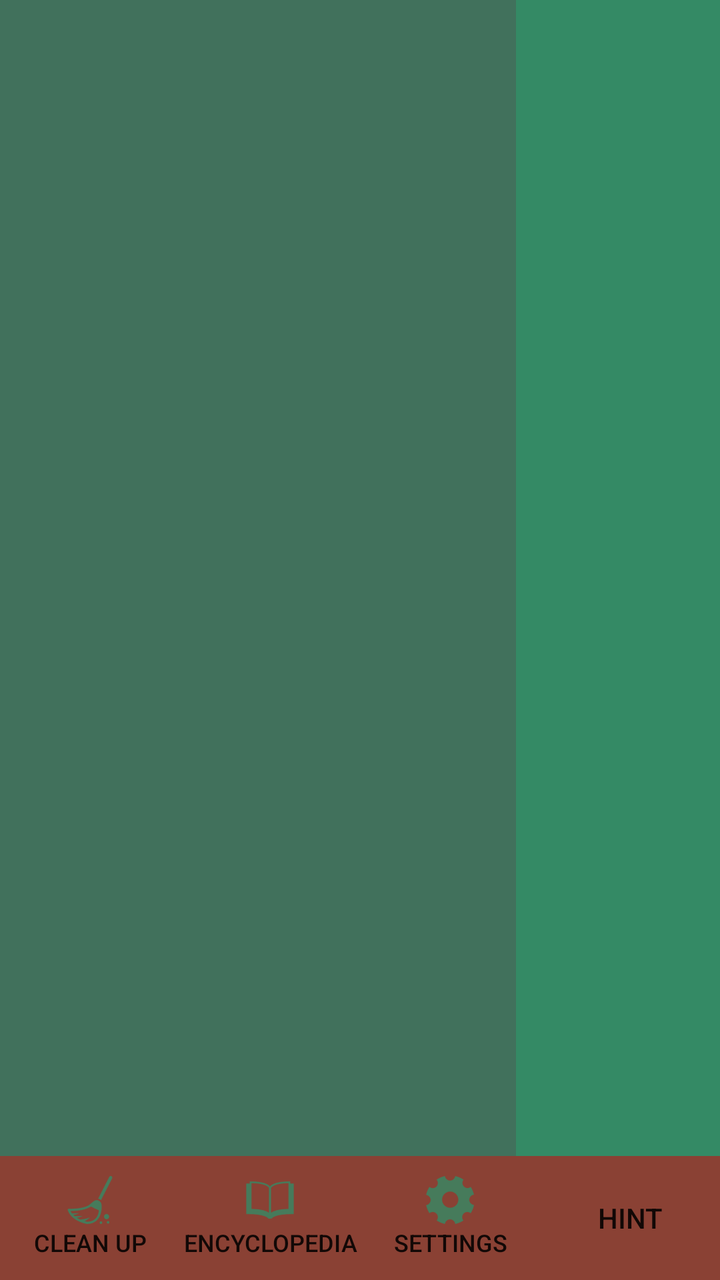
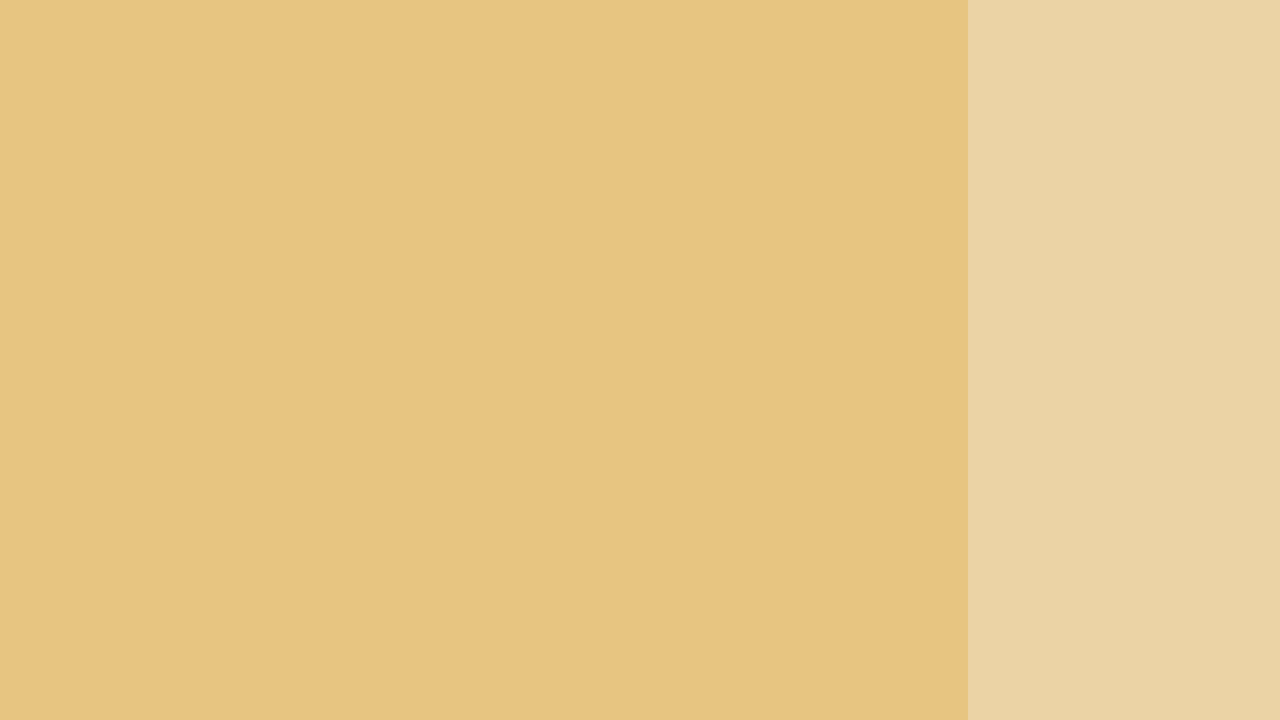

First picture: res/layout/ on a phone held upright. Second picture: the repository's own variant of that layout, on a device whose configuration matches the variant's folder. Source for both follows.
<!-- AndroidManifest.xml: application theme AppTheme -->
<!-- res/layout/activity_alchemist.xml -->
<?xml version="1.0" encoding="utf-8"?>
<android.support.constraint.ConstraintLayout xmlns:android="http://schemas.android.com/apk/res/android"
    xmlns:app="http://schemas.android.com/apk/res-auto"
    xmlns:tools="http://schemas.android.com/tools"
    android:id="@+id/backPane"
    android:layout_width="match_parent"
    android:layout_height="match_parent"
    tools:context=".AlchemistActivity">

    <FrameLayout
        android:id="@+id/frameContainer"
        android:layout_width="match_parent"
        android:layout_height="0dp"
        app:layout_constraintBottom_toBottomOf="parent"
        app:layout_constraintEnd_toEndOf="parent"
        app:layout_constraintStart_toStartOf="parent"
        app:layout_constraintTop_toTopOf="parent">

        <android.support.constraint.ConstraintLayout
            android:layout_width="match_parent"
            android:layout_height="match_parent">

            <android.support.constraint.ConstraintLayout
                android:id="@+id/centerPane"
                android:layout_width="match_parent"
                android:layout_height="0dp"
                app:layout_constraintBottom_toTopOf="@+id/buttonsMenu"
                app:layout_constraintEnd_toEndOf="parent"
                app:layout_constraintStart_toStartOf="parent"
                app:layout_constraintTop_toTopOf="parent">

                <ScrollView
                    android:id="@+id/scrollView2"
                    android:layout_width="0dp"
                    android:layout_height="0dp"
                    android:fillViewport="true"
                    app:layout_constraintBottom_toBottomOf="parent"
                    app:layout_constraintEnd_toEndOf="parent"
                    app:layout_constraintStart_toEndOf="@+id/reaction_view"
                    app:layout_constraintTop_toTopOf="parent">

                    <LinearLayout
                        android:id="@+id/itemLayout"
                        android:layout_width="match_parent"
                        android:layout_height="wrap_content"
                        android:background="@color/colorPrimaryDark"
                        android:orientation="vertical"
                        app:layout_constraintBottom_toBottomOf="parent"
                        app:layout_constraintEnd_toEndOf="parent"
                        app:layout_constraintStart_toEndOf="@+id/reaction_view"
                        app:layout_constraintTop_toTopOf="parent"></LinearLayout>
                </ScrollView>

                <android.support.constraint.ConstraintLayout
                    android:id="@+id/reaction_view"
                    android:layout_width="258dp"
                    android:layout_height="0dp"
                    android:background="@color/colorPrimary"
                    app:layout_constraintBottom_toBottomOf="parent"
                    app:layout_constraintEnd_toStartOf="@+id/scrollView2"
                    app:layout_constraintStart_toStartOf="parent"
                    app:layout_constraintTop_toTopOf="parent">

                </android.support.constraint.ConstraintLayout>
            </android.support.constraint.ConstraintLayout>

            <LinearLayout
                android:id="@+id/buttonsMenu"
                android:layout_width="match_parent"
                android:layout_height="62dp"
                android:background="#8a4134"
                android:orientation="horizontal"
                app:layout_constraintBottom_toBottomOf="parent"
                app:layout_constraintEnd_toEndOf="parent"
                app:layout_constraintStart_toStartOf="parent"
                app:layout_constraintTop_toBottomOf="@+id/centerPane">

                <Button
                    android:id="@+id/clearButton"
                    android:layout_width="wrap_content"
                    android:layout_height="match_parent"
                    android:layout_weight="1"
                    android:background="@color/colorAccent"
                    android:drawableTop="@drawable/clean_icon"
                    android:drawablePadding="-10sp"
                    android:paddingTop="10sp"
                    android:text="Clean Up"
                    android:textSize="12sp" />

                <Button
                    android:id="@+id/encyclopediaButton"
                    android:layout_width="wrap_content"
                    android:layout_height="match_parent"
                    android:layout_weight="1"
                    android:background="@color/colorAccent"
                    android:drawableTop="@drawable/encyclopedia_icon"
                    android:drawablePadding="-10sp"
                    android:paddingTop="10sp"
                    android:text="Encyclopedia"
                    android:textSize="12sp" />

                <Button
                    android:id="@+id/settingsButton"
                    android:layout_width="wrap_content"
                    android:layout_height="match_parent"
                    android:layout_weight="1"
                    android:background="@color/colorAccent"
                    android:drawableTop="@drawable/settings_icon_large"
                    android:drawablePadding="-10sp"
                    android:paddingTop="10sp"
                    android:text="Settings"
                    android:textSize="12sp" />

                <Button
                    android:id="@+id/hintButton"
                    android:layout_width="wrap_content"
                    android:layout_height="match_parent"
                    android:layout_weight="1"
                    android:background="@color/colorAccent"
                    android:text="Hint" />

            </LinearLayout>

        </android.support.constraint.ConstraintLayout>
    </FrameLayout>

</android.support.constraint.ConstraintLayout>
<!-- resources referenced by this layout -->
<resources>
  <color name="colorAccent">#8a4134</color>
  <color name="colorPrimary">#41715c</color>
  <color name="colorPrimaryDark">#348a65</color>
  <!-- drawable clean_icon: png bitmap (drawable-hdpi, 1028 bytes) -->
  <!-- drawable encyclopedia_icon: png bitmap (drawable-hdpi, 647 bytes) -->
  <!-- drawable settings_icon_large: png bitmap (drawable-hdpi, 985 bytes) -->
  <style name="AppTheme" parent="Theme.AppCompat.Light.NoActionBar">
          
          <item name="android:windowFullscreen">true</item>
          <item name="colorPrimary">@color/colorPrimary</item>
          <item name="colorPrimaryDark">@color/colorPrimaryDark</item>
          <item name="colorAccent">@color/colorAccent</item>
      </style>
</resources>
<!-- res/layout-land/activity_alchemist.xml (the repository's variant of the layout above) -->
<!-- drawn on the phone turned sideways -->
<?xml version="1.0" encoding="utf-8"?>
<android.support.constraint.ConstraintLayout xmlns:android="http://schemas.android.com/apk/res/android"
    xmlns:app="http://schemas.android.com/apk/res-auto"
    xmlns:tools="http://schemas.android.com/tools"
    android:layout_width="match_parent"
    android:layout_height="match_parent"
    tools:context=".AlchemistActivity">

    <FrameLayout
        android:id="@+id/frameContainer"
        android:layout_width="match_parent"
        android:layout_height="match_parent"
        app:layout_constraintBottom_toBottomOf="parent"
        app:layout_constraintEnd_toEndOf="parent"
        app:layout_constraintStart_toStartOf="parent"
        app:layout_constraintTop_toTopOf="parent">

        <android.support.constraint.ConstraintLayout
            android:layout_width="match_parent"
            android:layout_height="match_parent">

            <ScrollView
                android:id="@+id/scrollView2"
                android:layout_width="0dp"
                android:layout_height="0dp"
                android:fillViewport="true"
                app:layout_constraintBottom_toBottomOf="parent"
                app:layout_constraintEnd_toEndOf="parent"
                app:layout_constraintStart_toEndOf="@+id/reaction_view"
                app:layout_constraintTop_toTopOf="parent">

                <LinearLayout
                    android:id="@+id/itemLayout"
                    android:layout_width="match_parent"
                    android:layout_height="wrap_content"
                    android:background="#ebd3a5"
                    android:orientation="vertical"
                    app:layout_constraintBottom_toBottomOf="parent"
                    app:layout_constraintEnd_toEndOf="parent"
                    app:layout_constraintStart_toEndOf="@+id/reaction_view"
                    app:layout_constraintTop_toTopOf="parent"></LinearLayout>
            </ScrollView>

            <android.support.constraint.ConstraintLayout
                android:id="@+id/reaction_view"
                android:layout_width="484dp"
                android:layout_height="0dp"
                android:background="#e7c581"
                app:layout_constraintBottom_toBottomOf="parent"
                app:layout_constraintEnd_toStartOf="@+id/scrollView2"
                app:layout_constraintStart_toStartOf="parent"
                app:layout_constraintTop_toTopOf="parent"
                app:layout_constraintVertical_bias="0.0">

            </android.support.constraint.ConstraintLayout>

        </android.support.constraint.ConstraintLayout>
    </FrameLayout>

</android.support.constraint.ConstraintLayout>
<!-- resources referenced by the variant -->
<!-- as the phone turned sideways resolves them -->
<resources>
  <style name="AppTheme" parent="Theme.AppCompat.Light.NoActionBar">
          
          <item name="android:windowFullscreen">true</item>
          <item name="colorPrimary">@color/colorPrimary</item>
          <item name="colorPrimaryDark">@color/colorPrimaryDark</item>
          <item name="colorAccent">@color/colorAccent</item>
      </style>
  <color name="colorPrimary">#41715c</color>
  <color name="colorPrimaryDark">#348a65</color>
  <color name="colorAccent">#8a4134</color>
</resources>
